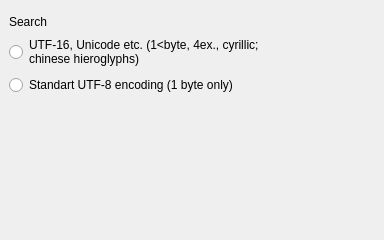
<?xml version="1.0" encoding="UTF-8"?>
<ui version="4.0">
 <class>DockWidget</class>
 <widget class="QDockWidget" name="DockWidget">
  <property name="geometry">
   <rect>
    <x>0</x>
    <y>0</y>
    <width>384</width>
    <height>240</height>
   </rect>
  </property>
  <property name="sizePolicy">
   <sizepolicy hsizetype="Minimum" vsizetype="Minimum">
    <horstretch>0</horstretch>
    <verstretch>0</verstretch>
   </sizepolicy>
  </property>
  <property name="minimumSize">
   <size>
    <width>384</width>
    <height>240</height>
   </size>
  </property>
  <property name="windowTitle">
   <string>Options</string>
  </property>
  <widget class="QWidget" name="dockWidgetContents">
   <layout class="QGridLayout" name="gridLayout">
    <item row="1" column="1">
     <spacer name="horizontalSpacer_2">
      <property name="orientation">
       <enum>Qt::Horizontal</enum>
      </property>
      <property name="sizeType">
       <enum>QSizePolicy::MinimumExpanding</enum>
      </property>
      <property name="sizeHint" stdset="0">
       <size>
        <width>80</width>
        <height>20</height>
       </size>
      </property>
     </spacer>
    </item>
    <item row="6" column="0">
     <spacer name="horizontalSpacer">
      <property name="orientation">
       <enum>Qt::Vertical</enum>
      </property>
      <property name="sizeType">
       <enum>QSizePolicy::MinimumExpanding</enum>
      </property>
      <property name="sizeHint" stdset="0">
       <size>
        <width>20</width>
        <height>80</height>
       </size>
      </property>
     </spacer>
    </item>
    <item row="1" column="0">
     <widget class="QLabel" name="label">
      <property name="text">
       <string>Search</string>
      </property>
      <property name="alignment">
       <set>Qt::AlignBottom|Qt::AlignLeading|Qt::AlignLeft</set>
      </property>
     </widget>
    </item>
    <item row="3" column="0">
     <layout class="QVBoxLayout" name="verticalLayout">
      <item>
       <widget class="QRadioButton" name="radioButton">
        <property name="text">
         <string>Standart UTF-8 encoding (1 byte only)</string>
        </property>
       </widget>
      </item>
     </layout>
    </item>
    <item row="2" column="0">
     <widget class="QRadioButton" name="radioButton_2">
      <property name="font">
       <font>
        <weight>50</weight>
        <bold>false</bold>
        <kerning>true</kerning>
       </font>
      </property>
      <property name="layoutDirection">
       <enum>Qt::LeftToRight</enum>
      </property>
      <property name="text">
       <string>UTF-16, Unicode etc. (1&lt;byte, 4ex., cyrillic;
chinese hieroglyphs)</string>
      </property>
     </widget>
    </item>
   </layout>
  </widget>
 </widget>
 <resources/>
 <connections/>
</ui>
